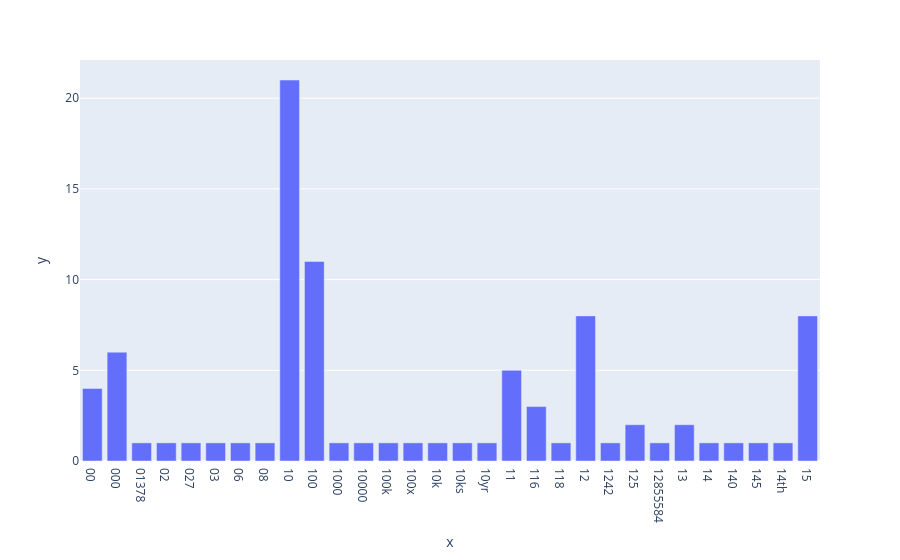

Notebook cell for this chart:
### Code cell
import plotly.express as px

fig = px.bar(x=count_vect.get_feature_names_out()[:30],
                y=term_frequencies[:30])
fig.show()

### Figure 1 — Plotly figure (JSON) as saved in the notebook; plotly's stock layout.template omitted (floating-point values rounded to 4 significant figures)
{"data": [{"alignmentgroup": "True", "hovertemplate": "x=%{x}<br>y=%{y}<extra></extra>", "legendgroup": "", "marker": {"color": "#636efa", "pattern": {"shape": ""}}, "name": "", "offsetgroup": "", "orientation": "v", "showlegend": false, "textposition": "auto", "type": "bar", "x": ["00", "000", "01378", "02", "027", "03", "06", "08", "10", "100", "1000", "10000", "100k", "100x", "10k", "10ks", "10yr", "11", "116", "118", "12", "1242", "125", "12855584", "13", "14", "140", "145", "14th", "15"], "xaxis": "x", "y": [4, 6, 1, 1, 1, 1, 1, 1, 21, 11, 1, 1, 1, 1, 1, 1, 1, 5, 3, 1, 8, 1, 2, 1, 2, 1, 1, 1, 1, 8], "yaxis": "y"}], "layout": {"barmode": "relative", "legend": {"tracegroupgap": 0}, "margin": {"t": 60}, "xaxis": {"anchor": "y", "domain": [0, 1], "title": {"text": "x"}}, "yaxis": {"anchor": "x", "domain": [0, 1], "title": {"text": "y"}}}}
